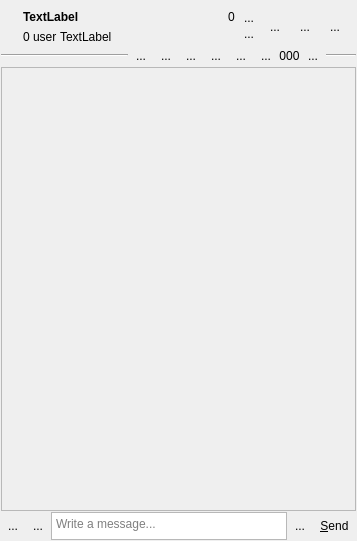
<?xml version="1.0" encoding="UTF-8"?>
<ui version="4.0">
 <class>ChatForm</class>
 <widget class="QWidget" name="ChatForm">
  <property name="geometry">
   <rect>
    <x>0</x>
    <y>0</y>
    <width>357</width>
    <height>541</height>
   </rect>
  </property>
  <property name="windowTitle">
   <string>Form</string>
  </property>
  <layout class="QVBoxLayout" name="verticalLayout">
   <property name="spacing">
    <number>1</number>
   </property>
   <property name="leftMargin">
    <number>1</number>
   </property>
   <property name="topMargin">
    <number>1</number>
   </property>
   <property name="rightMargin">
    <number>1</number>
   </property>
   <property name="bottomMargin">
    <number>1</number>
   </property>
   <item>
    <widget class="QWidget" name="widget_2" native="true">
     <layout class="QHBoxLayout" name="horizontalLayout_8">
      <property name="bottomMargin">
       <number>0</number>
      </property>
      <item>
       <widget class="QLabel" name="label_4">
        <property name="maximumSize">
         <size>
          <width>32</width>
          <height>32</height>
         </size>
        </property>
        <property name="text">
         <string/>
        </property>
        <property name="pixmap">
         <pixmap resource="rcc.qrc">:/icons/icon_avatar_40.png</pixmap>
        </property>
       </widget>
      </item>
      <item>
       <layout class="QVBoxLayout" name="verticalLayout_4">
        <item>
         <layout class="QHBoxLayout" name="horizontalLayout_5">
          <item>
           <widget class="QLabel" name="label_5">
            <property name="sizePolicy">
             <sizepolicy hsizetype="Expanding" vsizetype="Preferred">
              <horstretch>0</horstretch>
              <verstretch>0</verstretch>
             </sizepolicy>
            </property>
            <property name="font">
             <font>
              <weight>75</weight>
              <bold>true</bold>
             </font>
            </property>
            <property name="text">
             <string>TextLabel</string>
            </property>
            <property name="textInteractionFlags">
             <set>Qt::LinksAccessibleByMouse|Qt::TextSelectableByMouse</set>
            </property>
           </widget>
          </item>
          <item>
           <widget class="QLabel" name="LabelMsgCount">
            <property name="text">
             <string>0</string>
            </property>
           </widget>
          </item>
         </layout>
        </item>
        <item>
         <layout class="QHBoxLayout" name="horizontalLayout_4">
          <property name="spacing">
           <number>3</number>
          </property>
          <item>
           <widget class="QLabel" name="label_6">
            <property name="sizePolicy">
             <sizepolicy hsizetype="Preferred" vsizetype="Preferred">
              <horstretch>0</horstretch>
              <verstretch>0</verstretch>
             </sizepolicy>
            </property>
            <property name="text">
             <string>0 user</string>
            </property>
            <property name="margin">
             <number>0</number>
            </property>
            <property name="textInteractionFlags">
             <set>Qt::LinksAccessibleByMouse|Qt::TextSelectableByMouse</set>
            </property>
           </widget>
          </item>
          <item>
           <widget class="QLabel" name="label_7">
            <property name="sizePolicy">
             <sizepolicy hsizetype="Expanding" vsizetype="Preferred">
              <horstretch>0</horstretch>
              <verstretch>0</verstretch>
             </sizepolicy>
            </property>
            <property name="text">
             <string>TextLabel</string>
            </property>
            <property name="textInteractionFlags">
             <set>Qt::LinksAccessibleByMouse|Qt::TextSelectableByMouse</set>
            </property>
           </widget>
          </item>
         </layout>
        </item>
       </layout>
      </item>
      <item>
       <layout class="QVBoxLayout" name="verticalLayout_7">
        <property name="spacing">
         <number>0</number>
        </property>
        <item>
         <widget class="QToolButton" name="toolButton_15">
          <property name="maximumSize">
           <size>
            <width>16</width>
            <height>16</height>
           </size>
          </property>
          <property name="focusPolicy">
           <enum>Qt::NoFocus</enum>
          </property>
          <property name="text">
           <string>...</string>
          </property>
          <property name="icon">
           <iconset resource="rcc.qrc">
            <normaloff>:/icons/phone_mic_gray64.png</normaloff>:/icons/phone_mic_gray64.png</iconset>
          </property>
          <property name="iconSize">
           <size>
            <width>12</width>
            <height>16</height>
           </size>
          </property>
          <property name="autoRaise">
           <bool>true</bool>
          </property>
         </widget>
        </item>
        <item>
         <widget class="QToolButton" name="toolButton_16">
          <property name="maximumSize">
           <size>
            <width>16</width>
            <height>16</height>
           </size>
          </property>
          <property name="focusPolicy">
           <enum>Qt::NoFocus</enum>
          </property>
          <property name="text">
           <string>...</string>
          </property>
          <property name="icon">
           <iconset resource="rcc.qrc">
            <normaloff>:/icons/speaker_volume_gray64.png</normaloff>:/icons/speaker_volume_gray64.png</iconset>
          </property>
          <property name="iconSize">
           <size>
            <width>12</width>
            <height>12</height>
           </size>
          </property>
          <property name="autoRaise">
           <bool>true</bool>
          </property>
         </widget>
        </item>
       </layout>
      </item>
      <item>
       <widget class="QToolButton" name="toolButton_13">
        <property name="minimumSize">
         <size>
          <width>0</width>
          <height>0</height>
         </size>
        </property>
        <property name="focusPolicy">
         <enum>Qt::NoFocus</enum>
        </property>
        <property name="text">
         <string>...</string>
        </property>
        <property name="icon">
         <iconset resource="rcc.qrc">
          <normaloff>:/icons/phone_call_gray64.png</normaloff>:/icons/phone_call_gray64.png</iconset>
        </property>
        <property name="iconSize">
         <size>
          <width>32</width>
          <height>32</height>
         </size>
        </property>
        <property name="autoRaise">
         <bool>true</bool>
        </property>
       </widget>
      </item>
      <item>
       <widget class="QToolButton" name="toolButton_14">
        <property name="minimumSize">
         <size>
          <width>0</width>
          <height>0</height>
         </size>
        </property>
        <property name="focusPolicy">
         <enum>Qt::NoFocus</enum>
        </property>
        <property name="text">
         <string>...</string>
        </property>
        <property name="icon">
         <iconset resource="rcc.qrc">
          <normaloff>:/icons/video_recorder_gray64.png</normaloff>:/icons/video_recorder_gray64.png</iconset>
        </property>
        <property name="iconSize">
         <size>
          <width>32</width>
          <height>32</height>
         </size>
        </property>
        <property name="autoRaise">
         <bool>true</bool>
        </property>
       </widget>
      </item>
      <item>
       <widget class="QToolButton" name="toolButton_22">
        <property name="text">
         <string>...</string>
        </property>
        <property name="icon">
         <iconset resource="rcc.qrc">
          <normaloff>:/icons/vertical-ellipsis_gray32.png</normaloff>:/icons/vertical-ellipsis_gray32.png</iconset>
        </property>
        <property name="iconSize">
         <size>
          <width>32</width>
          <height>32</height>
         </size>
        </property>
        <property name="popupMode">
         <enum>QToolButton::InstantPopup</enum>
        </property>
        <property name="autoRaise">
         <bool>true</bool>
        </property>
       </widget>
      </item>
     </layout>
    </widget>
   </item>
   <item>
    <layout class="QHBoxLayout" name="horizontalLayout_9">
     <item>
      <widget class="Line" name="LineHeadSepLeft">
       <property name="sizePolicy">
        <sizepolicy hsizetype="Expanding" vsizetype="Fixed">
         <horstretch>0</horstretch>
         <verstretch>0</verstretch>
        </sizepolicy>
       </property>
       <property name="orientation">
        <enum>Qt::Horizontal</enum>
       </property>
      </widget>
     </item>
     <item>
      <widget class="QToolButton" name="toolButton_24">
       <property name="toolTip">
        <string>Scroll content Fixed</string>
       </property>
       <property name="text">
        <string>...</string>
       </property>
       <property name="autoRaise">
        <bool>true</bool>
       </property>
      </widget>
     </item>
     <item>
      <widget class="QToolButton" name="toolButton_25">
       <property name="toolTip">
        <string>Scroll content Max</string>
       </property>
       <property name="text">
        <string>...</string>
       </property>
       <property name="autoRaise">
        <bool>true</bool>
       </property>
      </widget>
     </item>
     <item>
      <widget class="QToolButton" name="toolButton_26">
       <property name="toolTip">
        <string>Scroll content Prefer</string>
       </property>
       <property name="text">
        <string>...</string>
       </property>
       <property name="autoRaise">
        <bool>true</bool>
       </property>
      </widget>
     </item>
     <item>
      <widget class="QToolButton" name="toolButton_27">
       <property name="toolTip">
        <string>Scroll content Min</string>
       </property>
       <property name="text">
        <string>...</string>
       </property>
       <property name="autoRaise">
        <bool>true</bool>
       </property>
      </widget>
     </item>
     <item>
      <widget class="QToolButton" name="toolButton_28">
       <property name="toolTip">
        <string>Scroll content Expand</string>
       </property>
       <property name="text">
        <string>...</string>
       </property>
       <property name="autoRaise">
        <bool>true</bool>
       </property>
      </widget>
     </item>
     <item>
      <widget class="QToolButton" name="toolButton_29">
       <property name="toolTip">
        <string>Scroll content Min Expand</string>
       </property>
       <property name="text">
        <string>...</string>
       </property>
       <property name="autoRaise">
        <bool>true</bool>
       </property>
      </widget>
     </item>
     <item>
      <widget class="QLabel" name="LabelMsgCount2">
       <property name="sizePolicy">
        <sizepolicy hsizetype="Preferred" vsizetype="Preferred">
         <horstretch>0</horstretch>
         <verstretch>0</verstretch>
        </sizepolicy>
       </property>
       <property name="text">
        <string>000</string>
       </property>
       <property name="alignment">
        <set>Qt::AlignCenter</set>
       </property>
      </widget>
     </item>
     <item>
      <widget class="QToolButton" name="toolButton_23">
       <property name="toolTip">
        <string>Load older messages</string>
       </property>
       <property name="text">
        <string>...</string>
       </property>
       <property name="autoRaise">
        <bool>true</bool>
       </property>
      </widget>
     </item>
     <item>
      <widget class="Line" name="LineHeadSepRight">
       <property name="sizePolicy">
        <sizepolicy hsizetype="Fixed" vsizetype="Fixed">
         <horstretch>0</horstretch>
         <verstretch>0</verstretch>
        </sizepolicy>
       </property>
       <property name="minimumSize">
        <size>
         <width>30</width>
         <height>0</height>
        </size>
       </property>
       <property name="orientation">
        <enum>Qt::Horizontal</enum>
       </property>
      </widget>
     </item>
    </layout>
   </item>
   <item>
    <widget class="QScrollArea" name="scrollArea_2">
     <property name="sizePolicy">
      <sizepolicy hsizetype="Preferred" vsizetype="Expanding">
       <horstretch>0</horstretch>
       <verstretch>0</verstretch>
      </sizepolicy>
     </property>
     <property name="focusPolicy">
      <enum>Qt::NoFocus</enum>
     </property>
     <property name="horizontalScrollBarPolicy">
      <enum>Qt::ScrollBarAlwaysOff</enum>
     </property>
     <property name="widgetResizable">
      <bool>true</bool>
     </property>
     <property name="alignment">
      <set>Qt::AlignBottom|Qt::AlignLeading|Qt::AlignLeft</set>
     </property>
     <widget class="QWidget" name="scrollAreaWidgetContents_2">
      <property name="geometry">
       <rect>
        <x>0</x>
        <y>409</y>
        <width>353</width>
        <height>16</height>
       </rect>
      </property>
      <property name="sizePolicy">
       <sizepolicy hsizetype="Preferred" vsizetype="Fixed">
        <horstretch>0</horstretch>
        <verstretch>0</verstretch>
       </sizepolicy>
      </property>
      <layout class="QVBoxLayout" name="verticalLayout_3">
       <property name="spacing">
        <number>0</number>
       </property>
       <property name="leftMargin">
        <number>0</number>
       </property>
       <property name="topMargin">
        <number>0</number>
       </property>
       <property name="rightMargin">
        <number>0</number>
       </property>
       <property name="bottomMargin">
        <number>0</number>
       </property>
      </layout>
     </widget>
    </widget>
   </item>
   <item>
    <layout class="QGridLayout" name="gridLayout_3">
     <item row="1" column="4">
      <widget class="QToolButton" name="toolButton_10">
       <property name="focusPolicy">
        <enum>Qt::NoFocus</enum>
       </property>
       <property name="toolTip">
        <string>Emoji. Mouse over for show.</string>
       </property>
       <property name="text">
        <string>...</string>
       </property>
       <property name="icon">
        <iconset resource="rcc.qrc">
         <normaloff>:/icons/smile_gray64.png</normaloff>:/icons/smile_gray64.png</iconset>
       </property>
       <property name="iconSize">
        <size>
         <width>22</width>
         <height>22</height>
        </size>
       </property>
       <property name="autoRaise">
        <bool>true</bool>
       </property>
      </widget>
     </item>
     <item row="1" column="5">
      <widget class="QToolButton" name="toolButton_18">
       <property name="focusPolicy">
        <enum>Qt::NoFocus</enum>
       </property>
       <property name="text">
        <string>&amp;Send</string>
       </property>
       <property name="icon">
        <iconset resource="rcc.qrc">
         <normaloff>:/icons/cursor_gray64.png</normaloff>:/icons/cursor_gray64.png</iconset>
       </property>
       <property name="iconSize">
        <size>
         <width>22</width>
         <height>22</height>
        </size>
       </property>
       <property name="toolButtonStyle">
        <enum>Qt::ToolButtonTextBesideIcon</enum>
       </property>
       <property name="autoRaise">
        <bool>true</bool>
       </property>
      </widget>
     </item>
     <item row="1" column="2">
      <widget class="QTextEdit" name="textEdit_3">
       <property name="sizePolicy">
        <sizepolicy hsizetype="Expanding" vsizetype="Preferred">
         <horstretch>0</horstretch>
         <verstretch>0</verstretch>
        </sizepolicy>
       </property>
       <property name="maximumSize">
        <size>
         <width>16777215</width>
         <height>28</height>
        </size>
       </property>
       <property name="mouseTracking">
        <bool>true</bool>
       </property>
       <property name="horizontalScrollBarPolicy">
        <enum>Qt::ScrollBarAlwaysOff</enum>
       </property>
       <property name="acceptRichText">
        <bool>false</bool>
       </property>
       <property name="placeholderText">
        <string>Write a message...</string>
       </property>
      </widget>
     </item>
     <item row="1" column="1">
      <widget class="QToolButton" name="toolButton_9">
       <property name="focusPolicy">
        <enum>Qt::NoFocus</enum>
       </property>
       <property name="toolTip">
        <string>Send snapshot</string>
       </property>
       <property name="text">
        <string>...</string>
       </property>
       <property name="icon">
        <iconset resource="rcc.qrc">
         <normaloff>:/icons/snapshot@2x.png</normaloff>:/icons/snapshot@2x.png</iconset>
       </property>
       <property name="iconSize">
        <size>
         <width>22</width>
         <height>22</height>
        </size>
       </property>
       <property name="autoRaise">
        <bool>true</bool>
       </property>
      </widget>
     </item>
     <item row="1" column="0">
      <widget class="QToolButton" name="toolButton_8">
       <property name="focusPolicy">
        <enum>Qt::NoFocus</enum>
       </property>
       <property name="toolTip">
        <string>Send File</string>
       </property>
       <property name="text">
        <string>...</string>
       </property>
       <property name="icon">
        <iconset resource="rcc.qrc">
         <normaloff>:/icons/paper-clip-outline_gray64.png</normaloff>:/icons/paper-clip-outline_gray64.png</iconset>
       </property>
       <property name="iconSize">
        <size>
         <width>22</width>
         <height>22</height>
        </size>
       </property>
       <property name="autoRaise">
        <bool>true</bool>
       </property>
      </widget>
     </item>
    </layout>
   </item>
  </layout>
 </widget>
 <resources>
  <include location="rcc.qrc"/>
  <include location="../../../../rcc.qrc"/>
 </resources>
 <connections/>
</ui>
